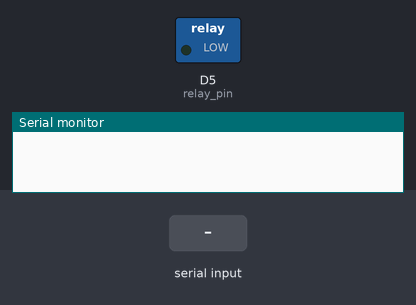
Bench run of a sketch on a simulated ESP8266 (NodeMCU). Shown: switched loads named in the sketch (green lamp = pin HIGH), the last lines printed to the serial monitor. The inputs (shaded band) are chosen by the test bench.

Above: at 1.8 s.
1.9 s: "1" received over Serial
At 3.2 s:
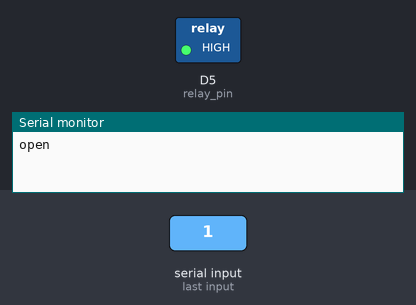
3.5 s: "0" received over Serial
At 4.4 s:
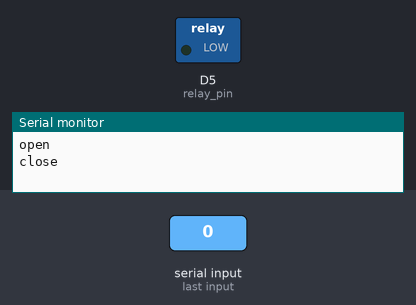
Timing chart, 0 to 6.5 s (numbered marks = the images above; inputs shaded):
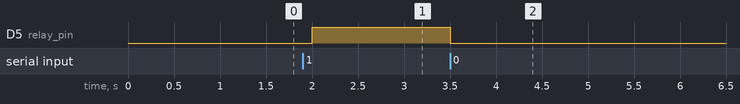

The sketch:

Relay.ino
```cpp
int relay_pin = D5;
void setup() {
  Serial.begin(115200);
  pinMode(relay_pin,OUTPUT);
  digitalWrite(relay_pin , LOW);
}

void loop() {
  if(Serial.available())
  {
    char cmd = Serial.read();
    if(cmd == '1')
    {
      Serial.println("open");
      digitalWrite(relay_pin,HIGH);
    }
    else
    {
      Serial.println("close");
      digitalWrite(relay_pin,LOW);
    }
  }
  delay(500);
}
```

Measured:
- after the input at 1.9 s, D5 (relay_pin): LOW → HIGH after 0.10 s
- after the input at 3.5 s, D5 (relay_pin): HIGH → LOW at once
